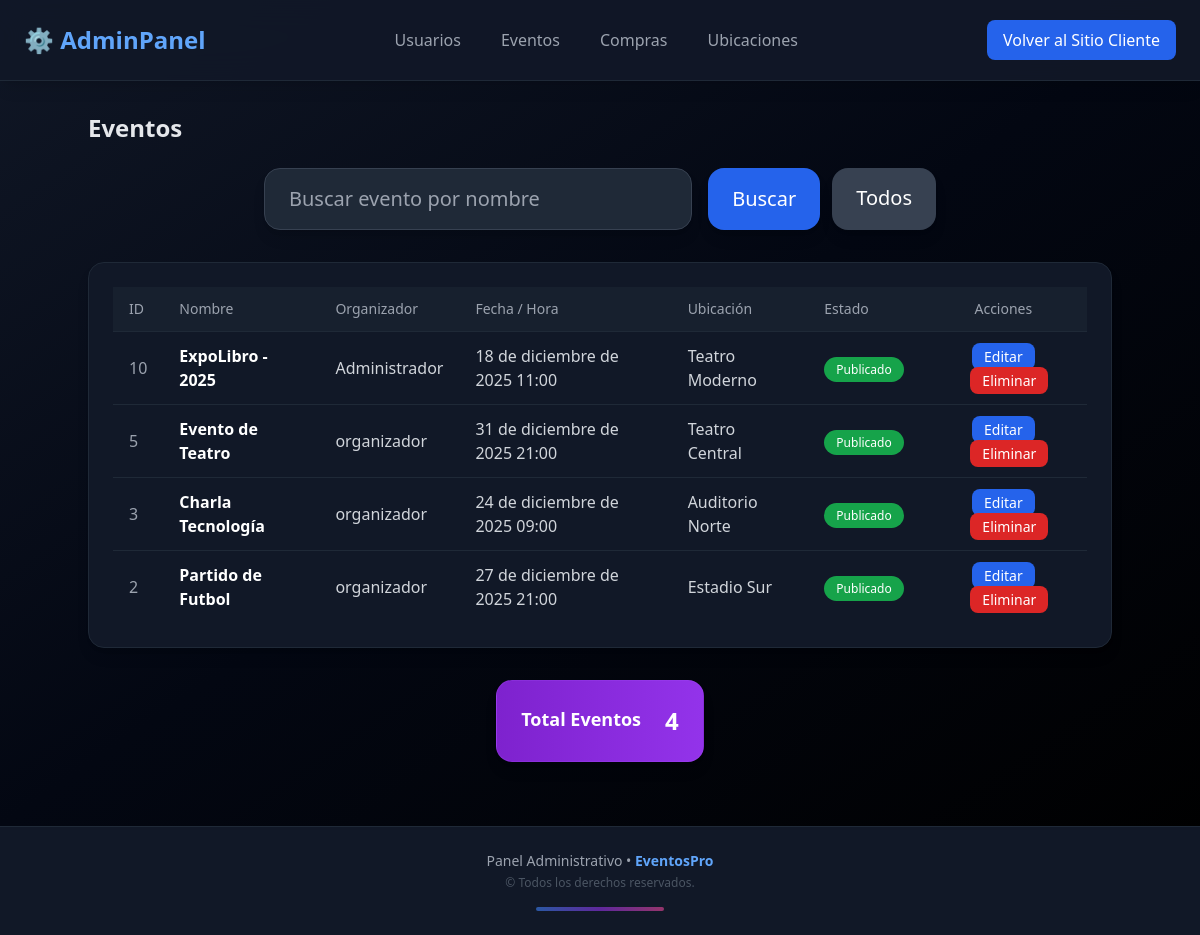
The app's page /administrador/eventos/ with its own data.
### eventos/models.py (models this page shows, shortened)
class Evento(models.Model):
    ESTADO_EVENTO = [
        ('pendiente', 'Pendiente'),
        ('publicado', 'Publicado'),
        ('cancelado', 'Cancelado'),
    ]
    usuario = models.ForeignKey(Usuario, on_delete=models.SET_NULL, null=True, blank=True, related_name='eventos')
    ubicacion = models.ForeignKey(Ubicacion, on_delete=models.PROTECT, related_name='eventos')
    nombre = models.CharField(max_length=80)
    descripcion = models.TextField(max_length=200, blank=True)
    fecha = models.DateField()
    hora = models.TimeField()
    imagen = models.ImageField(upload_to='eventos/', blank=True, null=True)
    estado = models.CharField(max_length=20, choices=ESTADO_EVENTO, default='pendiente')
    precio_ticket = models.IntegerField(default=0)

class Ubicacion(models.Model):
    nombre = models.CharField(max_length=50)
    direccion = models.CharField(max_length=50, blank=False)
    filas = models.PositiveIntegerField()
    columnas = models.PositiveIntegerField()
    imagen = models.ImageField(upload_to='ubicaciones/', blank=True, null=True)

### usuarios/models.py (models this page shows, shortened)
class Usuario(AbstractUser):
    rut = models.CharField(max_length=12, unique=True, validators=[validar_rut])
    telefono = models.CharField(max_length=15, blank=True)
    tipo_usuario = models.CharField(max_length=50, blank=False, choices=[
        ('administrador', 'Administrador'),
        ('cliente', 'Cliente'),
        ('organizador', 'Organizador'),
    ],)
    USERNAME_FIELD = 'username'  # indica que se usa 'username' para login
    REQUIRED_FIELDS = ['email', 'rut']  # campos obligatorios para createsuperuser

### administrador/views.py (the view)
# urls.py: path("eventos/", views.listar_eventos_admin, name="listar_eventos_admin"),
def listar_eventos_admin(request):
    q = request.GET.get("q", "")
    if q:
        eventos = Evento.objects.filter(nombre__icontains=q).order_by("-id")
    else:
        eventos = Evento.objects.all().order_by("-id")
    return render(request, "administrador/listar_eventos_admin.html", {"eventos": eventos})

### administrador/templates/administrador/listar_eventos_admin.html (shortened to what this page needs)
{% extends "administrador/admin_core.html" %}
{% block content %}
<div class="admin-container">
    <h1 class="text-2xl font-bold text-gray-200 mb-6">Eventos</h1>
    <div class="w-full flex justify-center mb-8">
        <form method="GET" action="" class="w-full max-w-2xl flex flex-col sm:flex-row gap-4">
            <input type="text" name="q" placeholder="Buscar evento por nombre" value="{{ request.GET.q }}" class="flex-1 px-6 py-4 text-xl rounded-2xl bg-gray-800 border border-gray-700 text-gray-200 placeholder-gray-400
                   focus:outline-none focus:ring-2 focus:ring-blue-600 shadow-lg transition">
            <div class="flex gap-3">
                <button type="submit"
                    class="px-6 py-4 text-xl rounded-2xl bg-blue-600 hover:bg-blue-500 text-white shadow-lg transition">
                    Buscar
                </button>
                <a href="{% url 'administrador:listar_eventos_admin' %}"
                    class="px-6 py-4 text-xl rounded-2xl bg-gray-700 hover:bg-gray-600 text-white shadow-lg transition">
                    Todos
                </a>
            </div>
        </form>
    </div>
    <div class="admin-table-wrapper bg-gray-900 border border-gray-800 rounded-2xl p-6 shadow-lg overflow-x-auto">
        <table class="min-w-full divide-y divide-gray-800">
            <thead>
                <tr class="bg-gray-800/50">
                    <th class="px-4 py-3 text-left text-sm font-medium text-gray-400">ID</th>
                    <th class="px-4 py-3 text-left text-sm font-medium text-gray-400">Nombre</th>
                    <th class="px-4 py-3 text-left text-sm font-medium text-gray-400">Organizador</th>
                    <th class="px-4 py-3 text-left text-sm font-medium text-gray-400">Fecha / Hora</th>
                    <th class="px-4 py-3 text-left text-sm font-medium text-gray-400">Ubicación</th>
                    <th class="px-4 py-3 text-left text-sm font-medium text-gray-400">Estado</th>
                    <th class="px-4 py-3 text-center text-sm font-medium text-gray-400">Acciones</th>
                </tr>
            </thead>
            <tbody class="divide-y divide-gray-800">
                {% for e in eventos %}
                <tr class="hover:bg-gray-800/40 transition" onclick="window.location.href='{% url 'administrador:detalle_evento' e.id %}'" style="cursor: pointer;">
                    <td class="px-4 py-3 text-gray-400">{{ e.id }}</td>
                    <td class="px-4 py-3 text-white font-semibold">{{ e.nombre }}</td>
                    <td class="px-4 py-3 text-gray-300">{{ e.usuario.username }}</td>
                    <td class="px-4 py-3 text-gray-300">{{ e.fecha }} {{ e.hora }}</td>
                    <td class="px-4 py-3 text-gray-300">{{ e.ubicacion.nombre }}</td>
                    <td class="px-4 py-3">
                        <span class="px-3 py-1 text-xs rounded-full
                            {% if e.estado == 'publicado' %} bg-green-600 text-white
                            {% elif e.estado == 'pendiente' %} bg-yellow-600 text-white
                            {% else %} bg-red-600 text-white
                            {% endif %}">
                            {{ e.estado|title }}
                        </span>
                    </td>
                    <td class="px-4 py-3 text-center space-x-3">
                        <a href="{% url 'administrador:editar_evento_admin' e.id %}"
                           class="px-3 py-1 text-sm rounded-lg bg-blue-600 hover:bg-blue-500 text-white transition">
                           Editar
                        </a>
                        <a href="{% url 'administrador:eliminar_evento_admin' e.id %}"
                           class="px-3 py-1 text-sm rounded-lg bg-red-600 hover:bg-red-500 text-white transition">Eliminar
                        </a>
                    </td>
                </tr>
                {% empty %}
                <tr>
                    <td colspan="7" class="px-4 py-6 text-center text-gray-500">
                        No hay eventos registrados.
                    </td>
                </tr>
                {% endfor %}
            </tbody>
        </table>
    </div>
</div>
<div class="admin-table-wrapper max-w-6xl mx-auto mt-8 grid grid-cols-1 justify-center">
    <div class="bg-gradient-to-r from-purple-700 to-purple-600
                border border-purple-500/20
                rounded-2xl p-6 shadow-lg flex items-center justify-between max-w-lg mx-auto gap-6">
        <div>
            <h2 class="text-lg font-bold text-white mb-1">Total Eventos</h2>
        </div>
        <div class="text-right">
            <p class="text-2xl font-extrabold text-white">
                {{ eventos.count }}
            </p>
        </div>
    </div>
</div>
{% endblock %}

### records on screen
Evento: id "10", nombre "ExpoLibro - 2025", usuario.username "Administrador", fecha "18 de diciembre de 2025", hora "11:00", ubicacion.nombre "Teatro Moderno", estado "Publicado"
Evento: id "5", nombre "Evento de Teatro", usuario.username "organizador", fecha "31 de diciembre de 2025", hora "21:00", ubicacion.nombre "Teatro Central", estado "Publicado"
Evento: id "3", nombre "Charla Tecnología", usuario.username "organizador", fecha "24 de diciembre de 2025", hora "09:00", ubicacion.nombre "Auditorio Norte", estado "Publicado"
Evento: id "2", nombre "Partido de Futbol", usuario.username "organizador", fecha "27 de diciembre de 2025", hora "21:00", ubicacion.nombre "Estadio Sur", estado "Publicado"

### other values on screen
{{ eventos.count }} "4"
